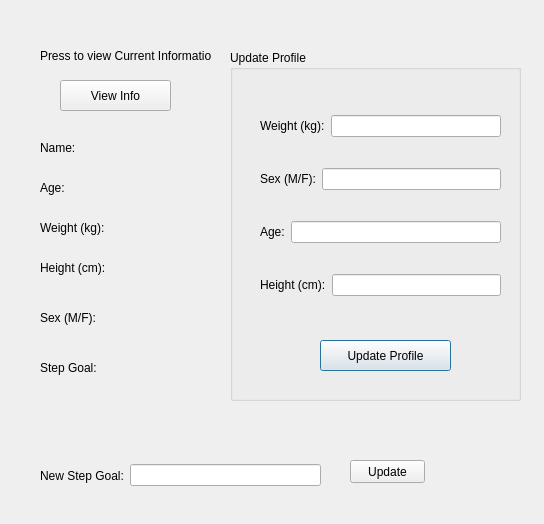
<?xml version="1.0" encoding="UTF-8"?>
<ui version="4.0">
 <class>ManageProfile</class>
 <widget class="QDialog" name="ManageProfile">
  <property name="geometry">
   <rect>
    <x>0</x>
    <y>0</y>
    <width>544</width>
    <height>524</height>
   </rect>
  </property>
  <property name="windowTitle">
   <string>Dialog</string>
  </property>
  <widget class="QGroupBox" name="groupBox_updateProfile">
   <property name="geometry">
    <rect>
     <x>230</x>
     <y>50</y>
     <width>291</width>
     <height>351</height>
    </rect>
   </property>
   <property name="title">
    <string>Update Profile</string>
   </property>
   <widget class="QLabel" name="label">
    <property name="geometry">
     <rect>
      <x>310</x>
      <y>40</y>
      <width>81</width>
      <height>21</height>
     </rect>
    </property>
    <property name="text">
     <string/>
    </property>
   </widget>
   <widget class="QPushButton" name="pushButton_updateProfile">
    <property name="geometry">
     <rect>
      <x>90</x>
      <y>290</y>
      <width>131</width>
      <height>31</height>
     </rect>
    </property>
    <property name="text">
     <string>Update Profile</string>
    </property>
   </widget>
   <widget class="QWidget" name="layoutWidget_10">
    <property name="geometry">
     <rect>
      <x>30</x>
      <y>40</y>
      <width>241</width>
      <height>231</height>
     </rect>
    </property>
    <layout class="QVBoxLayout" name="verticalLayout_4">
     <item>
      <layout class="QHBoxLayout" name="horizontalLayout_2">
       <item>
        <widget class="QLabel" name="label_weight">
         <property name="text">
          <string>Weight (kg):</string>
         </property>
        </widget>
       </item>
       <item>
        <widget class="QLineEdit" name="lineEdit_newWeight"/>
       </item>
      </layout>
     </item>
     <item>
      <layout class="QHBoxLayout" name="horizontalLayout_4">
       <item>
        <widget class="QLabel" name="label_sex">
         <property name="text">
          <string>Sex (M/F):</string>
         </property>
        </widget>
       </item>
       <item>
        <widget class="QLineEdit" name="lineEdit_newSex"/>
       </item>
      </layout>
     </item>
     <item>
      <layout class="QHBoxLayout" name="horizontalLayout">
       <item>
        <widget class="QLabel" name="label_age">
         <property name="text">
          <string>Age:</string>
         </property>
        </widget>
       </item>
       <item>
        <widget class="QLineEdit" name="lineEdit_newAge"/>
       </item>
      </layout>
     </item>
     <item>
      <layout class="QHBoxLayout" name="horizontalLayout_3">
       <item>
        <widget class="QLabel" name="label_height">
         <property name="text">
          <string>Height (cm):</string>
         </property>
        </widget>
       </item>
       <item>
        <widget class="QLineEdit" name="lineEdit_newHeight"/>
       </item>
      </layout>
     </item>
    </layout>
   </widget>
  </widget>
  <widget class="QLabel" name="label_currName">
   <property name="geometry">
    <rect>
     <x>40</x>
     <y>140</y>
     <width>181</width>
     <height>16</height>
    </rect>
   </property>
   <property name="text">
    <string>Name:</string>
   </property>
  </widget>
  <widget class="QLabel" name="label_2">
   <property name="geometry">
    <rect>
     <x>40</x>
     <y>40</y>
     <width>171</width>
     <height>31</height>
    </rect>
   </property>
   <property name="text">
    <string>Press to view Current Information</string>
   </property>
  </widget>
  <widget class="QLabel" name="label_currWeight">
   <property name="geometry">
    <rect>
     <x>40</x>
     <y>220</y>
     <width>181</width>
     <height>16</height>
    </rect>
   </property>
   <property name="text">
    <string>Weight (kg):</string>
   </property>
  </widget>
  <widget class="QLabel" name="label_currSex">
   <property name="geometry">
    <rect>
     <x>40</x>
     <y>310</y>
     <width>181</width>
     <height>16</height>
    </rect>
   </property>
   <property name="text">
    <string>Sex (M/F): </string>
   </property>
  </widget>
  <widget class="QLabel" name="label_currAge">
   <property name="geometry">
    <rect>
     <x>40</x>
     <y>180</y>
     <width>181</width>
     <height>16</height>
    </rect>
   </property>
   <property name="text">
    <string>Age: </string>
   </property>
  </widget>
  <widget class="QLabel" name="label_currHeight">
   <property name="geometry">
    <rect>
     <x>40</x>
     <y>260</y>
     <width>181</width>
     <height>16</height>
    </rect>
   </property>
   <property name="text">
    <string>Height (cm):</string>
   </property>
  </widget>
  <widget class="QPushButton" name="pushButton">
   <property name="geometry">
    <rect>
     <x>60</x>
     <y>80</y>
     <width>111</width>
     <height>31</height>
    </rect>
   </property>
   <property name="text">
    <string>View Info</string>
   </property>
  </widget>
  <widget class="QLabel" name="label_stepGoal">
   <property name="geometry">
    <rect>
     <x>40</x>
     <y>360</y>
     <width>181</width>
     <height>16</height>
    </rect>
   </property>
   <property name="text">
    <string>Step Goal:</string>
   </property>
  </widget>
  <widget class="QPushButton" name="pushButton_updateStepGoal">
   <property name="geometry">
    <rect>
     <x>350</x>
     <y>460</y>
     <width>75</width>
     <height>23</height>
    </rect>
   </property>
   <property name="text">
    <string>Update</string>
   </property>
  </widget>
  <widget class="QWidget" name="layoutWidget">
   <property name="geometry">
    <rect>
     <x>40</x>
     <y>460</y>
     <width>281</width>
     <height>31</height>
    </rect>
   </property>
   <layout class="QHBoxLayout" name="horizontalLayout_5">
    <item>
     <widget class="QLabel" name="label_4">
      <property name="text">
       <string>New Step Goal:</string>
      </property>
     </widget>
    </item>
    <item>
     <widget class="QLineEdit" name="lineEdit_newStepGoal"/>
    </item>
   </layout>
  </widget>
 </widget>
 <resources/>
 <connections/>
</ui>
